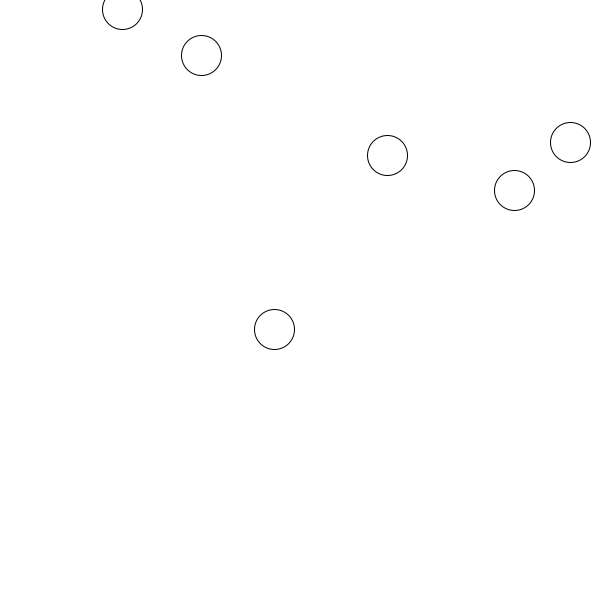
Frame 1 (no input)
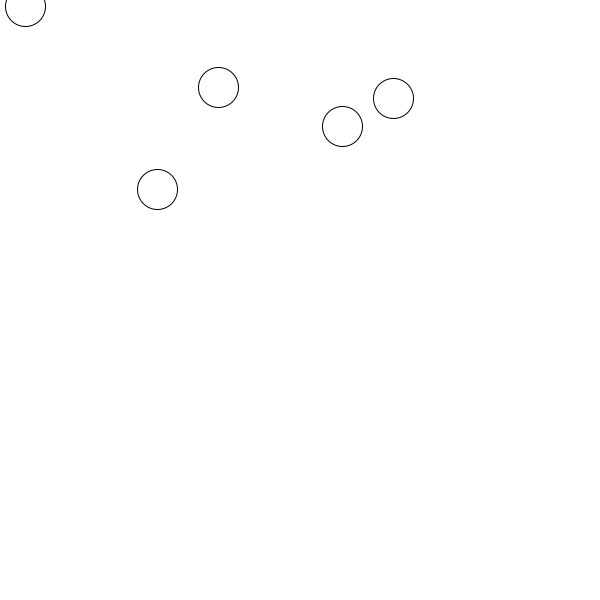
Frame 60 (the mouse pressed at the canvas centre just before this capture)
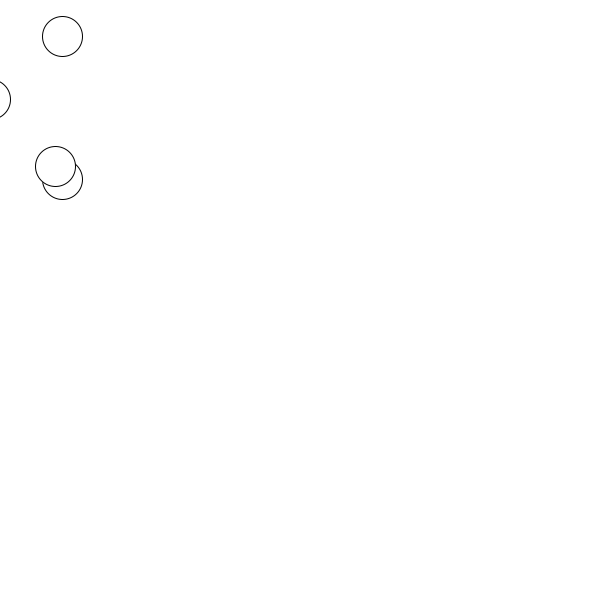
Frame 120 (the mouse held since frame 60 and released just before this capture)

The Processing sketch that drew these frames (run headless with seeded random() and noise(); from frame 60 on, the mouse is pressed at the canvas centre):

// Processing sketch: FollowMouse
// ── FollowMouse.pde
class Ball {
  PVector location;
  PVector velocity;
  PVector accelaration;
  
  int maxVelocity = 7;
  
  Ball() {
    location = new PVector(random(width), random(height));
    velocity = new PVector(0, 0);
  }
  
  void update() {
    PVector mouse = new PVector(mouseX, mouseY);
    PVector direction = mouse.sub(location);
    accelaration = direction.normalize().mult(0.1);
    velocity.add(accelaration);
    velocity.limit(maxVelocity);
    location.add(velocity);
  }
  
  void draw() {
    ellipse(location.x, location.y, 40, 40);
  }
}

Ball[] balls;
  
void setup() {
  size(600, 600);
  balls = new Ball[] {
    new Ball(), new Ball(), new Ball(), new Ball(), new Ball(), new Ball()
  };
}

void draw() {
  background(255);
  for (Ball ball : balls) {
    ball.update();
    ball.draw();
  }
}
